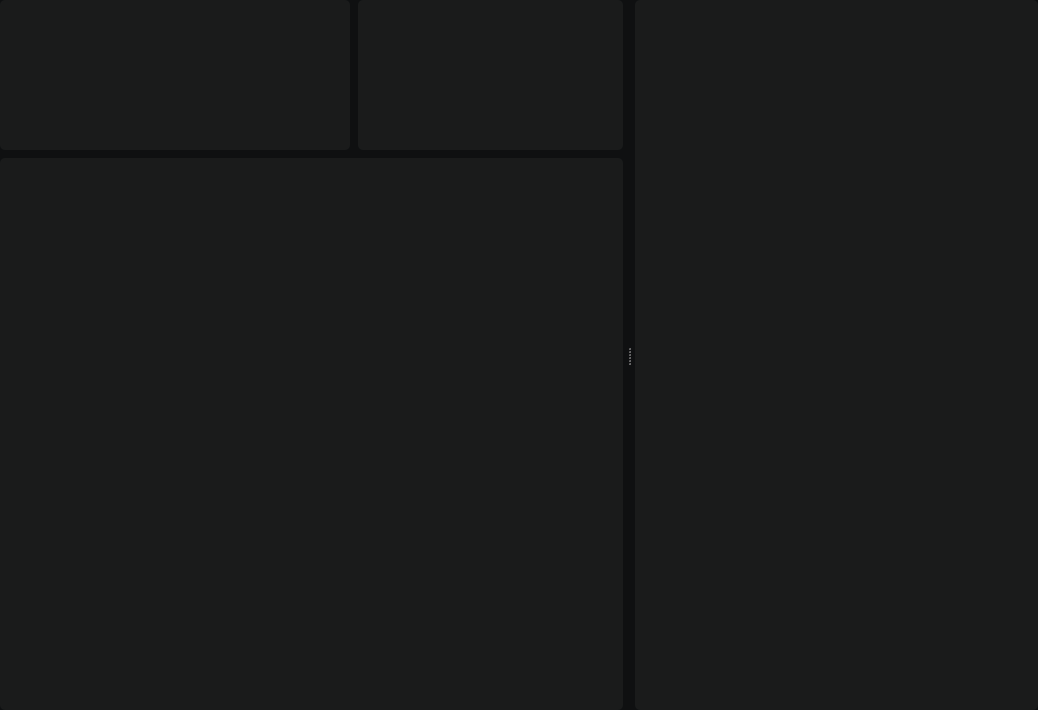
<?xml version="1.0" encoding="UTF-8"?>
<ui version="4.0">
 <class>TrimPlanning</class>
 <widget class="QWidget" name="TrimPlanning">
  <property name="geometry">
   <rect>
    <x>0</x>
    <y>0</y>
    <width>1038</width>
    <height>710</height>
   </rect>
  </property>
  <property name="windowTitle">
   <string>Form</string>
  </property>
  <property name="styleSheet">
   <string notr="true">background-color: rgb(15, 16, 17);</string>
  </property>
  <layout class="QHBoxLayout" name="horizontalLayout">
   <property name="spacing">
    <number>0</number>
   </property>
   <property name="leftMargin">
    <number>0</number>
   </property>
   <property name="topMargin">
    <number>0</number>
   </property>
   <property name="rightMargin">
    <number>0</number>
   </property>
   <property name="bottomMargin">
    <number>0</number>
   </property>
   <item>
    <widget class="QSplitter" name="splitter">
     <property name="orientation">
      <enum>Qt::Orientation::Horizontal</enum>
     </property>
     <property name="handleWidth">
      <number>12</number>
     </property>
     <property name="childrenCollapsible">
      <bool>false</bool>
     </property>
     <widget class="QWidget" name="horizontalLayoutWidget">
      <layout class="QHBoxLayout" name="splitterLeft_Panel">
       <property name="spacing">
        <number>6</number>
       </property>
       <item>
        <layout class="QVBoxLayout" name="properties_Panel">
         <property name="spacing">
          <number>8</number>
         </property>
         <item>
          <widget class="QWidget" name="propertiesTop_Panel" native="true">
           <property name="minimumSize">
            <size>
             <width>0</width>
             <height>150</height>
            </size>
           </property>
           <property name="maximumSize">
            <size>
             <width>16777215</width>
             <height>150</height>
            </size>
           </property>
           <layout class="QHBoxLayout" name="horizontalLayout_4">
            <property name="spacing">
             <number>8</number>
            </property>
            <property name="leftMargin">
             <number>0</number>
            </property>
            <property name="topMargin">
             <number>0</number>
            </property>
            <property name="rightMargin">
             <number>0</number>
            </property>
            <property name="bottomMargin">
             <number>0</number>
            </property>
            <item>
             <widget class="QWidget" name="generatedContainer_Panel" native="true">
              <property name="sizePolicy">
               <sizepolicy hsizetype="Fixed" vsizetype="Fixed">
                <horstretch>0</horstretch>
                <verstretch>0</verstretch>
               </sizepolicy>
              </property>
              <property name="minimumSize">
               <size>
                <width>350</width>
                <height>150</height>
               </size>
              </property>
              <property name="maximumSize">
               <size>
                <width>350</width>
                <height>150</height>
               </size>
              </property>
              <property name="styleSheet">
               <string notr="true">QWidget {
    background-color: #1a1b1b;
    border-radius: 5px;
}</string>
              </property>
             </widget>
            </item>
            <item>
             <widget class="QWidget" name="exportContainer_Panel" native="true">
              <property name="sizePolicy">
               <sizepolicy hsizetype="Preferred" vsizetype="Fixed">
                <horstretch>0</horstretch>
                <verstretch>0</verstretch>
               </sizepolicy>
              </property>
              <property name="minimumSize">
               <size>
                <width>0</width>
                <height>150</height>
               </size>
              </property>
              <property name="maximumSize">
               <size>
                <width>16777215</width>
                <height>150</height>
               </size>
              </property>
              <property name="styleSheet">
               <string notr="true">QWidget {
    background-color: #1a1b1b;
    border-radius: 5px;
}</string>
              </property>
             </widget>
            </item>
           </layout>
          </widget>
         </item>
         <item>
          <layout class="QVBoxLayout" name="propertiesBottom_Panel">
           <property name="spacing">
            <number>8</number>
           </property>
           <item>
            <widget class="QWidget" name="dataGridViewContainer_Panel" native="true">
             <property name="minimumSize">
              <size>
               <width>618</width>
               <height>0</height>
              </size>
             </property>
             <property name="styleSheet">
              <string notr="true">QWidget {
    background-color: #1a1b1b;
    border-radius: 5px;
}</string>
             </property>
            </widget>
           </item>
          </layout>
         </item>
        </layout>
       </item>
      </layout>
     </widget>
     <widget class="QWidget" name="horizontalLayoutWidget_2">
      <layout class="QVBoxLayout" name="verticalLayout">
       <property name="spacing">
        <number>3</number>
       </property>
       <item>
        <widget class="ProportionalContainer" name="proportionalContainer_Panel" native="true">
         <property name="sizePolicy">
          <sizepolicy hsizetype="Preferred" vsizetype="Expanding">
           <horstretch>0</horstretch>
           <verstretch>0</verstretch>
          </sizepolicy>
         </property>
         <property name="minimumSize">
          <size>
           <width>400</width>
           <height>400</height>
          </size>
         </property>
         <property name="layoutDirection">
          <enum>Qt::LayoutDirection::RightToLeft</enum>
         </property>
         <layout class="QVBoxLayout" name="verticalLayout_2">
          <property name="spacing">
           <number>0</number>
          </property>
          <property name="leftMargin">
           <number>0</number>
          </property>
          <property name="topMargin">
           <number>0</number>
          </property>
          <property name="rightMargin">
           <number>0</number>
          </property>
          <property name="bottomMargin">
           <number>0</number>
          </property>
          <item>
           <widget class="QWidget" name="viewContainer_Panel" native="true">
            <property name="styleSheet">
             <string notr="true">QWidget {
    background-color: #1a1b1b;
    border-radius: 5px;
}</string>
            </property>
           </widget>
          </item>
         </layout>
        </widget>
       </item>
      </layout>
     </widget>
    </widget>
   </item>
  </layout>
 </widget>
 <customwidgets>
  <customwidget>
   <class>ProportionalContainer</class>
   <extends>QWidget</extends>
   <header>ProportionalContainer.h</header>
   <container>1</container>
  </customwidget>
 </customwidgets>
 <resources/>
 <connections/>
</ui>
